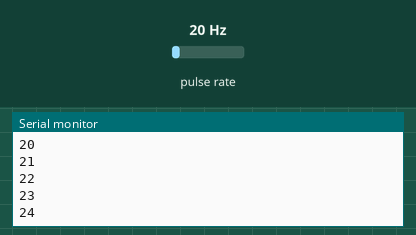
This sketch was run on a simulated Arduino Uno, built with avr-gcc and run on an emulated ATmega328P. Parts: the last lines printed to the serial monitor. Wiring (inferred from the names in the program): pulse sensor: data pin 3. The test bench sets the inputs (shaded band); at power-on: pulse rate 20 Hz.

Above: at 1.2 s.
1.3 s: pulse rate (sensor on pin 3) set to 50 Hz
At 2.3 s:
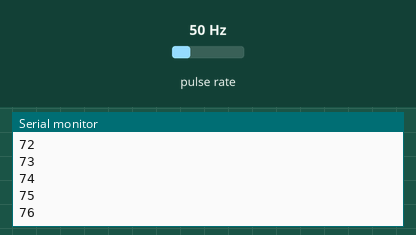
2.8 s: pulse rate (sensor on pin 3) set to 100 Hz
At 3.5 s:
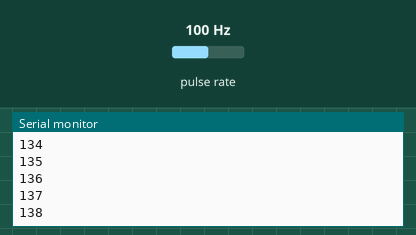
Timing chart, 0 to 5.8 s (numbered marks = the images above; inputs shaded):
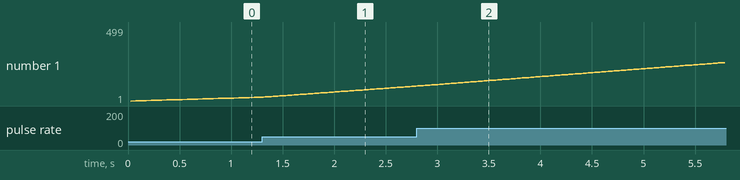

Measured:
- after the input at 1.3 s, the serial monitor: prints a new line after 0.61 s (image 1)
- plotted number 1: 26 → 101 after the input at 1.3 s

The sketch:

Wind_sensor.ino
```cpp
#include <math.h>

//,MiniTime,reedSwitchTime;
//    unsigned long ContactBounceTime, TimeStamp;// Timer to avoid contact bounce in interrupt routine

int reedSwitchCount;
double WindSpeed, MaxWindSpeed;
unsigned long tempoSerial;
unsigned long TimeStamp;

// Delay between 2 serial printing
#define SERIAL_DELAY 10000

// Wind sensor
// Activation threshold for wind in km/h
    #define WIND_FLAG_TRIGGER 20
// A wind speed of 1.492 MPH (2.4 km/h) causes the switch to close once per second.
    #define WIND_RPM_TO_KMH 25 // Relation between windspeed in km/h and rotation per minute
#define ANEMOMETER_BOUNCE_TIME 10 //Below this value in ms, no count is adding
#define ANEMOMETER_PIN 3    // the pin that the pushbutton is attached to

// This is the function that the interrupt calls to increment the rotation count
void isr_rotation () {
  if (millis() > TimeStamp + ANEMOMETER_BOUNCE_TIME){


    reedSwitchCount++;
    Serial.println(reedSwitchCount);
      /*if (reedSwitchCount > 1) {
          reedSwitchTime += TimeStamp - ContactBounceTime;
      }
      if ((TimeStamp - ContactBounceTime) < MiniTime) {
          MiniTime = TimeStamp - ContactBounceTime;
      }
    ContactBounceTime = TimeStamp ;
    // Winspeed and MaxWindSpeed in RPM - switch closed 2 times per revolution - SERIAL_DELAY in ms
    //WindSpeed = (reedSwitchCount / 2 * 60) / (reedSwitchTime / 1000);
    WindSpeed = (reedSwitchCount - 1) / reedSwitchTime * 30000;
    if (MiniTime == SERIAL_DELAY || MiniTime == 0) {
      MaxWindSpeed = WindSpeed ;
    } else {
      //MaxWindSpeed = (1 / 2 * 60) / (MiniTime / 1000);
      MaxWindSpeed = 30000 / MiniTime;
    }
    // Winspeed and MaxWindSpeed in Km/h
    WindSpeed = WindSpeed / WIND_RPM_TO_KMH;
    MaxWindSpeed = MaxWindSpeed / WIND_RPM_TO_KMH;*/

    //delay(ANEMOMETER_BOUNCE_TIME); // debounce the switch contact.
    TimeStamp = millis();
  }
}

void setup() {

    // initialize the anemometer as a input:
    pinMode(ANEMOMETER_PIN, INPUT);
    // interrupt when switch contact is closed
    attachInterrupt(digitalPinToInterrupt(ANEMOMETER_PIN), isr_rotation, FALLING);

    // initialize serial communication:
    Serial.begin(9600);

    TimeStamp = millis();

}

void loop() {

  //if ((millis() - tempoSerial) > SERIAL_DELAY ) { // time between 2 serial sending.

    //Serial.println(reedSwitchCount);
    /*Serial.print(WindSpeed);
    Serial.print(":");
    Serial.println(MaxWindSpeed);*/

    //reedSwitchCount = 0;

    //tempoSerial = millis();


        /*WindSpeed = 0; // Set WindSpeed count to 0 after calculations
        MaxWindSpeed = 0; // Set MaxWindSpeed count to 0 after calculations
        ContactBounceTime = 0; // Set ContactBounceTime count to 0 after calculations
        reedSwitchCount = 0; // Set reedSwitchCount count to 0 after calculations
        reedSwitchTime = 0; // Set reedSwitchTime to 0 afer calculations
        MiniTime = SERIAL_DELAY; // Set MiniTime value to SERIAL_DELAY after calculations*/
  //}
}
```
